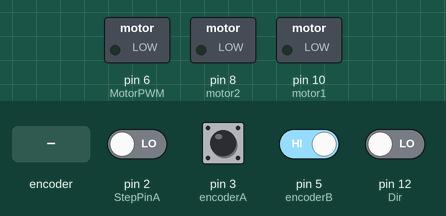
The sketch below on a simulated Arduino Uno, built with avr-gcc and run on an emulated ATmega328P. Parts: switched loads named in the sketch (green lamp = pin HIGH). The inputs (shaded band) are chosen by the test bench; at power-on: pin 5 (encoderB) HIGH, pin 2 (StepPinA), pin 3 (encoderA), pin 12 (Dir) LOW. What the sketch prints to the serial monitor is not drawn.

Above: at 1.2 s.
1.3 s: rotary encoder on pin 2 (StepPinA) / pin 5 (encoderB) turned 3 steps (first pin leading)
At 3.0 s:
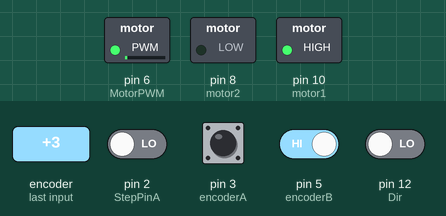
3.4 s: pin 3 (encoderA) driven HIGH
At 4.0 s:
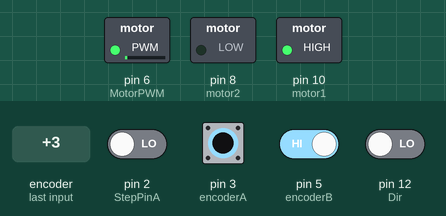
4.9 s: pin 3 (encoderA) pulsed LOW 5 times (0.12 s each, 0.3 s apart)
At 6.8 s:
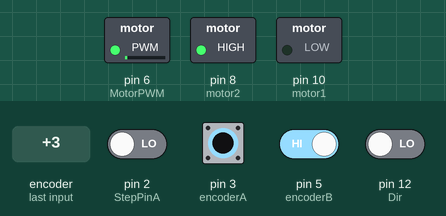
7.9 s: rotary encoder on pin 2 (StepPinA) / pin 5 (encoderB) turned 3 steps (first pin leading)
At 9.5 s:
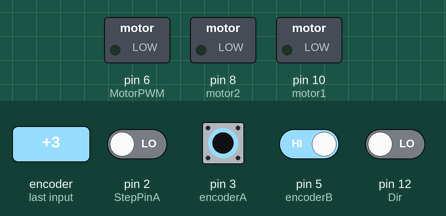
11.5 s: pin 3 (encoderA) pulsed LOW 2 times (0.12 s each, 0.3 s apart)
At 12.3 s:
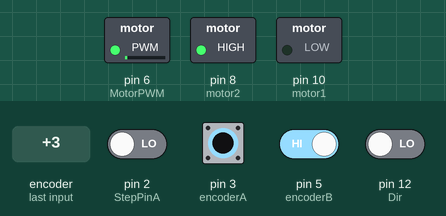
Timing chart, 0 to 14.5 s (numbered marks = the images above; inputs shaded):
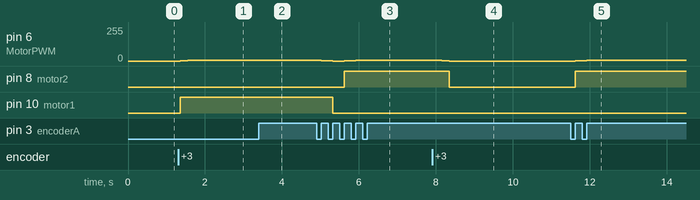

The sketch:

step_dir_3.ino
```cpp
#define F_CPU 16000000
#define StepPinA 2
#define encoderB 5
#define encoderA 3
volatile long Step = 0;


double PV, Output, Setpoint;
double kp, ki, kd;
volatile unsigned long lastTime;
volatile double errSum, lastErr;
volatile long encoder0Pos = 0;
int Dir = 12;
int motor1 =10;
int motor2 =8;
int MotorPWM=6;

void setup() {

  pinMode(StepPinA, INPUT);
  pinMode(Dir, INPUT);
  pinMode(encoderA, INPUT);
  pinMode(encoderB, INPUT);
  pinMode(motor1, OUTPUT);
  pinMode(motor2, OUTPUT);
  pinMode(MotorPWM, OUTPUT);
  // put your setup code here, to run once:
attachInterrupt(1, doEncoder, CHANGE);
attachInterrupt(0, doStep, RISING);

// Parametrai:
kp = 2;
ki = 0;
kd = 1;
Serial.begin (115200);
Serial.println("CLEARDATA");
  Serial.println("LABEL,Time,Setpoint,PV,Output");;
}

void loop(){
  Setpoint =(double)Step;
  PV = (double)encoder0Pos;
  compute();
  Serial.print("DATA,TIME,");
  Serial.print(Setpoint);
   Serial.print(",");
Serial.print(PV);
Serial.print(",");
Serial.println(Output);

  if(Output > 0) {
analogWrite(MotorPWM, Output);
CC();
}
else if(Output < -0){
analogWrite(MotorPWM, -Output);
CCW();
}
else{
STOP();
}
// display setpoint and measured value

}
void CC(){
digitalWrite(motor1,HIGH);
digitalWrite(motor2,LOW);

}
void CCW(){
digitalWrite(motor1,LOW);
digitalWrite(motor2,HIGH);
}
void STOP(){
digitalWrite(motor1,LOW);
digitalWrite(motor2,LOW);
}
void compute()
{
/*How long since we last calculated*/
unsigned long now = millis();
double dT = (double)(now - lastTime); //Our Sampling time
/*Compute all the working error variables*/
double error = Setpoint - PV;
errSum = (error * dT);
double dErr = (error - lastErr) / dT;
/*Compute PID Output*/
Output = kp * error + ki * errSum + kd * dErr;
/*Remember some variables for next time*/
/*Max 100, Min -100*/
if(Output>255){Output = 255;}
else if(Output <-255){Output = -255;}
else{}
lastErr = error;
lastTime = now;
}
void doEncoder(){
if ((digitalRead(encoderA)== HIGH)&&(digitalRead(encoderB) == LOW)) {   // found a low-to-high on channel A
     // check channel B to see which way
                                             // encoder is turning
      encoder0Pos = encoder0Pos - 1;         // CCW
    }
 if ((digitalRead(encoderA)== HIGH)&&(digitalRead(encoderB) == HIGH)) {
      encoder0Pos = encoder0Pos + 1;         // CW
    }

  }
void doStep(){
  int Direction = digitalRead(Dir);
  if (digitalRead(Dir) == LOW) {
    Step= Step+1;}
if (digitalRead(Dir) == HIGH) {
    Step= Step-1;}
}
```

Measured:
- after the input at 1.3 s, pin 6 (MotorPWM): 0/255 → 2/255 after 0.05 s, → 4/255 0.20 s later, → 6/255 0.20 s later; pin 10 (motor1): LOW → HIGH after 0.05 s
- after the input at 3.4 s, pin 6 (MotorPWM): 6/255 → 4/255 at once
- after the input at 4.9 s, pin 6 (MotorPWM): 4/255 → 2/255 after 0.13 s, → 0/255 0.30 s later, → 2/255 0.30 s later, → 4/255 0.30 s later, … (5 changes in this stretch); pin 8 (motor2): LOW → HIGH after 0.72 s; pin 10 (motor1): HIGH → LOW after 0.42 s
- after the input at 7.9 s, pin 6 (MotorPWM): 6/255 → 4/255 after 0.05 s, → 2/255 0.20 s later, → 0/255 0.20 s later; pin 8 (motor2): HIGH → LOW after 0.45 s
- after the input at 11.5 s, pin 6 (MotorPWM): 0/255 → 2/255 after 0.12 s, → 4/255 0.30 s later; pin 8 (motor2): LOW → HIGH after 0.12 s
